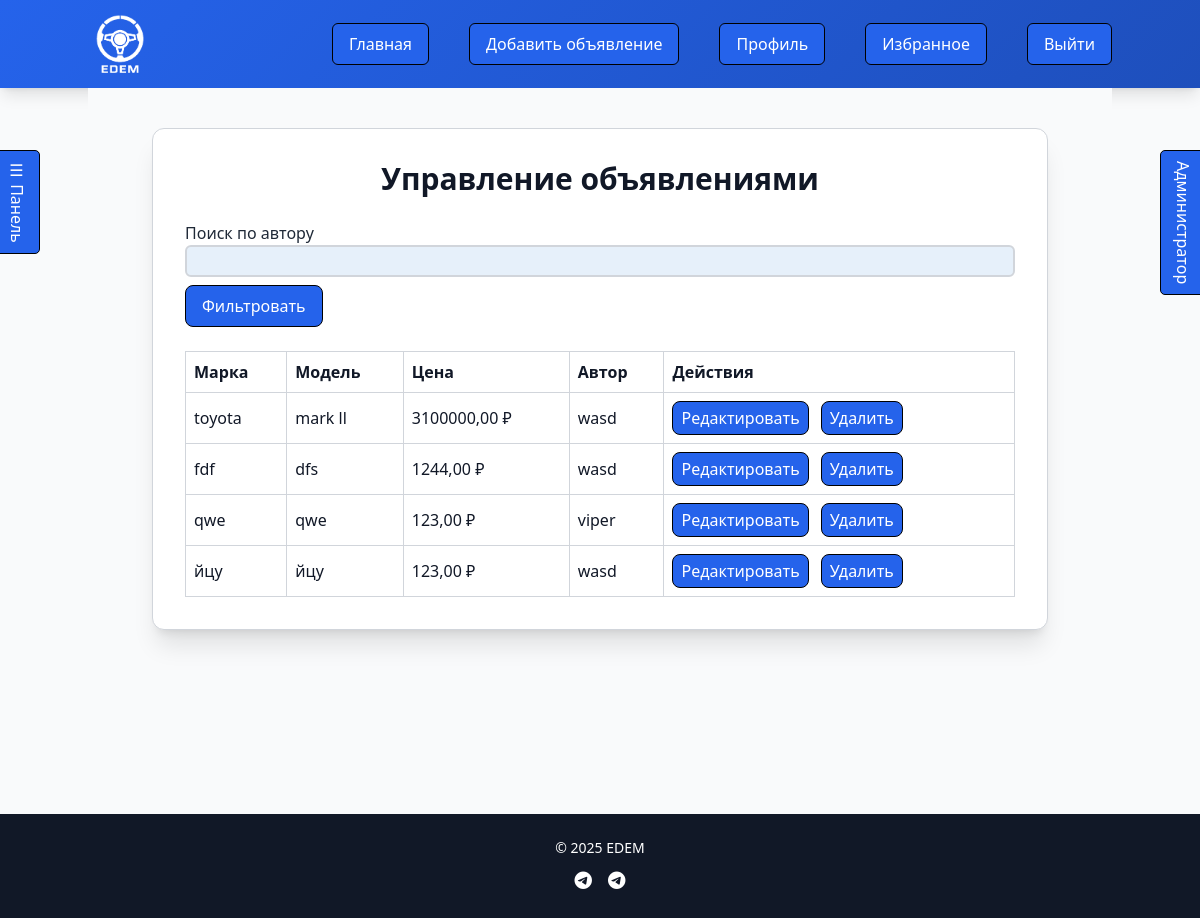
Before: /manage/ads/ (signed in) with the older database file.
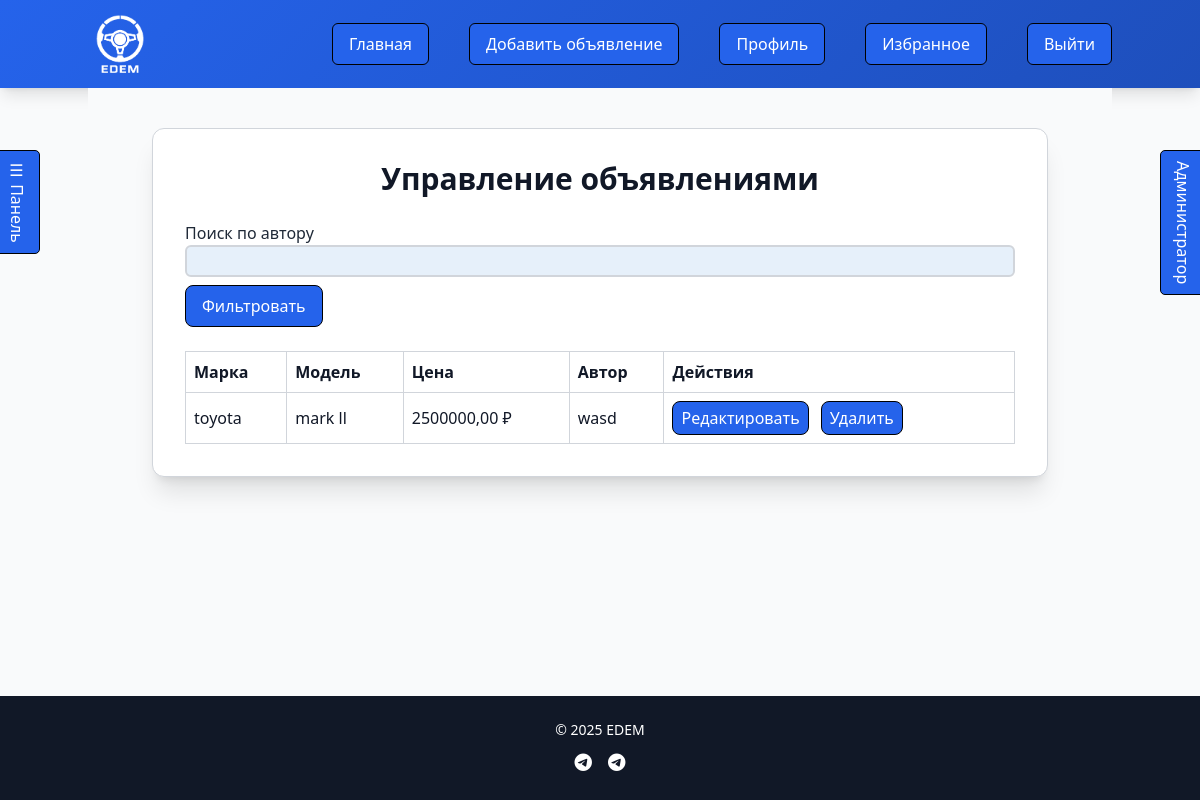
After: the same page with the newer database file.
### cars/models.py (models this page shows, shortened)
class Car(models.Model):
    FUEL_TYPE_CHOICES = [
        ('Бензин', 'Бензин'),
        ('Дизель', 'Дизель'),
        ('Электрическая', 'Электрическая'),
        ('Гибрид', 'Гибрид'),
        ('Газ', 'Газ'),
    ]
    TRANSMISSION_CHOICES = [
        ('Механическая', 'Механическая'),
        ('Автоматическая', 'Автоматическая'),
        ('Робот', 'Робот'),
        ('Вариатор', 'Вариатор'),
    ]
    CONDITION_CHOICES = [
        ('new', 'Новый'),
        ('used', 'Б/у'),
    ]
    user = models.ForeignKey(User, on_delete=models.CASCADE)
    brand = models.CharField(max_length=100)
    model = models.CharField(max_length=100)
    year = models.PositiveIntegerField(validators=[MaxValueValidator(timezone.now().year)])
    price = models.DecimalField(max_digits=12, decimal_places=2, validators=[MinValueValidator(0)])
    mileage = models.PositiveIntegerField(validators=[MinValueValidator(0)])
    engine_capacity = models.DecimalField(max_digits=4, decimal_places=1, validators=[MinValueValidator(0.1)])
    fuel_type = models.CharField(max_length=50, choices=FUEL_TYPE_CHOICES)
    transmission = models.CharField(max_length=50, choices=TRANSMISSION_CHOICES)
    color = models.CharField(max_length=50, blank=True, null=True)
    description = models.TextField()
    created_at = models.DateTimeField(default=timezone.now)
    is_sold = models.BooleanField(default=False)
    condition = models.CharField(max_length=20, choices=CONDITION_CHOICES, default='used')

class User(AbstractBaseUser, PermissionsMixin):
    username = models.CharField(max_length=150, unique=True)
    email = models.EmailField(unique=True)
    phone = models.CharField(max_length=15, blank=True, null=True, validators=[
        MinValueValidator(10, message="Phone number must be at least 10 digits"),
    ])
    first_name = models.CharField(max_length=30, blank=True, null=True)
    last_name = models.CharField(max_length=30, blank=True, null=True)
    company_name = models.CharField(max_length=100, blank=True)
    date_joined = models.DateTimeField(default=timezone.now)
    avatar_url = models.URLField(blank=True, null=True)
    avatar_file = models.ImageField(upload_to='avatars/', blank=True, null=True)
    balance = models.DecimalField(max_digits=12, decimal_places=2, default=0, validators=[MinValueValidator(0)])
    is_active = models.BooleanField(default=True)
    is_staff = models.BooleanField(default=False)
    is_verified = models.BooleanField(default=False)
    block_reason = models.TextField(blank=True, null=True)
    objects = CustomUserManager()
    USERNAME_FIELD = 'username'
    REQUIRED_FIELDS = ['email']
    class Meta:
        db_table = 'Users'
        verbose_name = _('user')
        verbose_name_plural = _('users')

### cars/views.py (the view, shortened to what this page needs)
# urls.py: path('manage/ads/', views.manage_ads, name='manage_ads'),
@login_required
@never_cache
def manage_ads(request):
    if not request.user.is_superuser:
        messages.error(request, 'У вас нет прав для доступа к этой странице.')
        return redirect('car_list')
    cars = Car.objects.all()
    unread_deals_count = get_unread_deals_count(request.user)
    return render(request, 'manage_ads.html', {
        'cars': cars,
        'unread_deals_count': unread_deals_count
    })

### cars/views.py (called while the page is built)
def get_unread_deals_count(user):
    if not user.is_authenticated:
        return 0
    buyer_requests = PurchaseRequest.objects.filter(buyer=user).order_by('-request_date')
    seller_requests = PurchaseRequest.objects.filter(seller=user).order_by('-request_date')
    unread_purchases_count = buyer_requests.filter(is_read=False, status__in=['Одобрено', 'Отклонено']).count()
    unread_sales_count = seller_requests.filter(is_read=False, status='В ожидании').count()
    return unread_purchases_count + unread_sales_count

### templates/manage_ads.html (shortened to what this page needs)
{% extends 'base.html' %}
{% block content %}
<div class="max-w-4xl mx-auto rounded-xl shadow-xl p-6 md:p-8 fade-in" style="background-color: var(--card-bg); border: 1px solid var(--border-color);">
    <h2 class="text-2xl md:text-3xl font-extrabold mb-6 text-center" style="color: var(--text-color);">Управление объявлениями</h2>
    <form method="post" class="mb-6">
        <div class="mb-4">
            <label for="author_filter" class="block" style="color: var(--secondary-color);">Поиск по автору</label>
            <input type="text" name="author_filter" id="author_filter" class="w-full p-2 border rounded-lg focus:outline-none focus:ring-2" style="border-color: var(--border-color); focus:ring: var(--btn-bg);">
            <button type="submit" class="mt-2 px-4 py-2 rounded-lg" style="background-color: var(--btn-bg); color: var(--btn-text);">Фильтровать</button>
        </div>
    </form>
    <table class="w-full text-left border-collapse">
        <thead>
        <tr style="background-color: var(--secondary-btn-bg);">
            <th class="p-2 border" style="border-color: var(--border-color);">Марка</th>
            <th class="p-2 border" style="border-color: var(--border-color);">Модель</th>
            <th class="p-2 border" style="border-color: var(--border-color);">Цена</th>
            <th class="p-2 border" style="border-color: var(--border-color);">Автор</th>
            <th class="p-2 border" style="border-color: var(--border-color);">Действия</th>
        </tr>
        </thead>
        <tbody>
        {% for car in cars %}
        <tr class="hover-row">
            <td class="p-2 border" style="border-color: var(--border-color);">{{ car.brand }}</td>
            <td class="p-2 border" style="border-color: var(--border-color);">{{ car.model }}</td>
            <td class="p-2 border" style="border-color: var(--border-color);">{{ car.price }} ₽</td>
            <td class="p-2 border" style="border-color: var(--border-color);">{{ car.user.username }}</td>
            <td class="p-2 border" style="border-color: var(--border-color);">
                <button type="button" onclick="window.location.href='{% url 'edit_car' car.id %}'" class="edit-btn px-2 py-1 rounded-lg" style="background-color: var(--success-color); color: var(--btn-text);">Редактировать</button>
                <form method="post" action="" style="display:inline;" onsubmit="return confirm('Удалить объявление?');">
                    <button type="submit"
                            class="px-2 py-1 rounded-lg ml-2 border border-black cursor-pointer hover:bg-red-700 transition-colors"
                            style="background-color: #ef4444; color: white;">
                        Удалить
                    </button>
                </form>
            </td>
        </tr>
        {% endfor %}
        </tbody>
    </table>
</div>
{% endblock %}

Changed rows visible on the page:
removed Car: brand "fdf", model "dfs", price "1244,00", user.username "wasd"
removed Car: brand "qwe", model "qwe", price "123,00", user.username "viper"
removed Car: brand "йцу", model "йцу", price "123,00", user.username "wasd"
changed Car "toyota": price "3100000,00" → "2500000,00"
